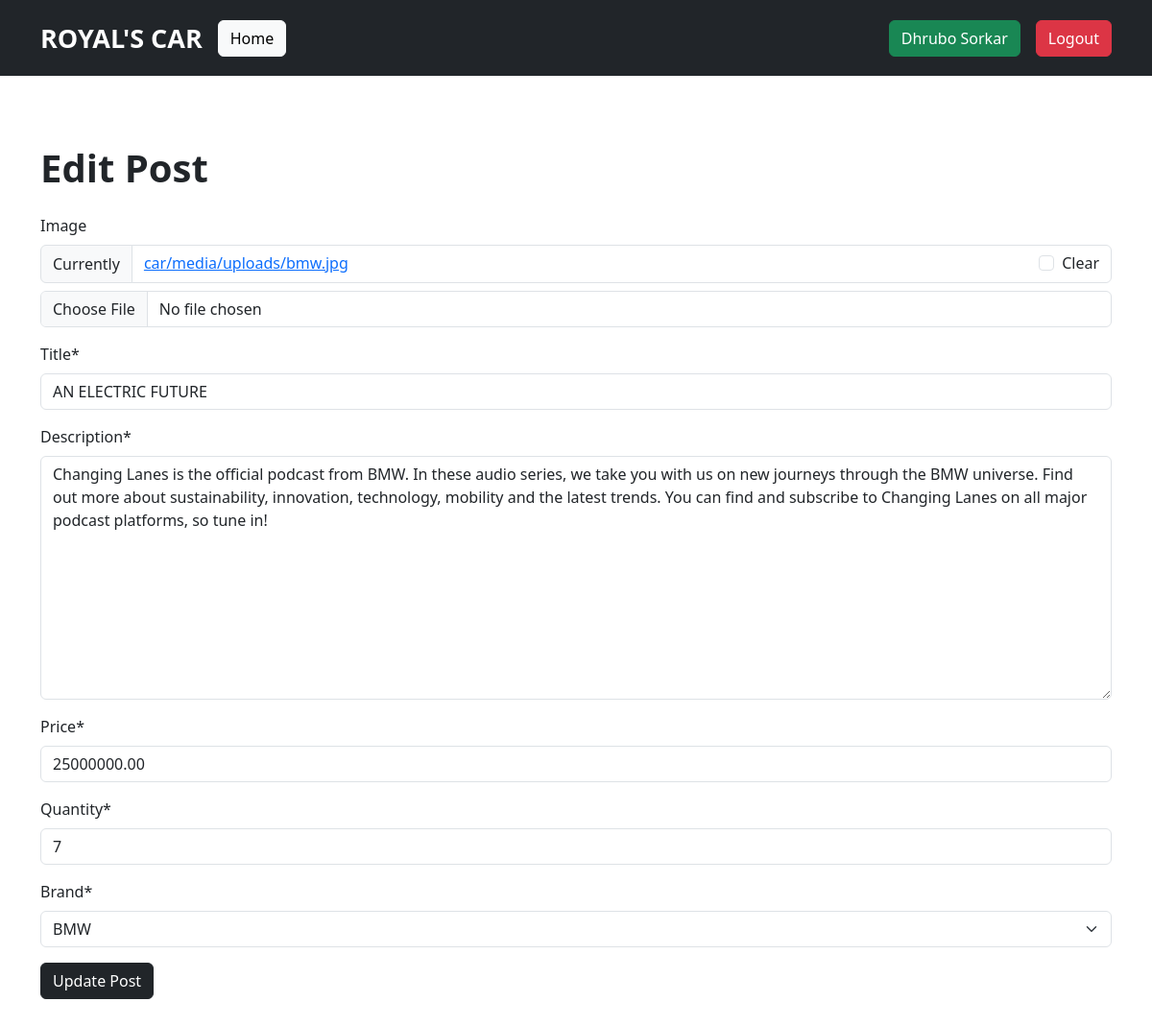
The app's page /car/edit/1 (signed in), older data.
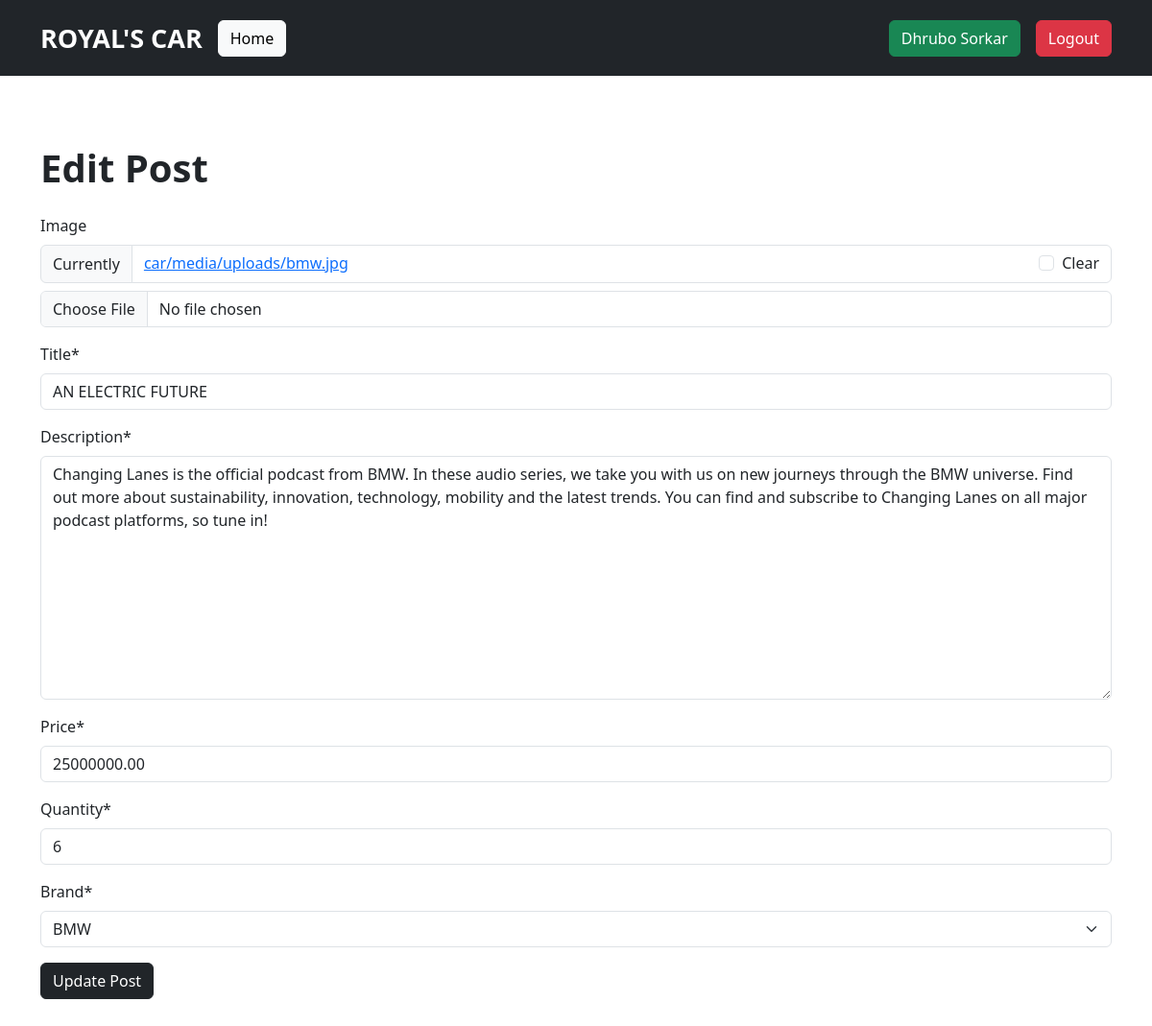
The same page, newer data.
### car/models.py (models this page shows, shortened)
class Car(models.Model):
    image = models.ImageField(upload_to='car/media/uploads/', blank=True, null=True)
    title = models.CharField(max_length=200)
    description = models.TextField()
    price = models.DecimalField(max_digits=10, decimal_places=2)
    quantity = models.IntegerField()
    brand = models.ForeignKey(Brand, on_delete=models.CASCADE)
    created_at = models.DateTimeField(auto_now_add=True)

### car/views.py (the view)
# urls.py: path('edit/<int:id>', EditCarView.as_view(), name='edit_car'),
@method_decorator(login_required, name='dispatch')
class EditCarView(UpdateView):
    model = Car
    form_class = CarForm
    template_name = 'edit_car.html'
    pk_url_kwarg = 'id'
    success_url = reverse_lazy('home')

### car/forms.py
class CarForm(forms.ModelForm):
    class Meta:
        model = Car
        fields = '__all__'

### brand/models.py (called while the page is built)
    def __str__(self):
        return self.name

### car/templates/edit_car.html (shortened to what this page needs)
{% extends 'base.html' %}
{% load crispy_forms_tags %}
{% block content %}
<div>
    <h1 class="mb-4 fw-bold">Edit Post</h1>
    <form method="post">
        {{form|crispy}}
        <button class="btn btn btn-dark">Update Post</button>
</div>
{% endblock %}

Row changes from the older to the newer data that the page shows:
changed Car "AN ELECTRIC FUTURE": quantity "7" → "6"
